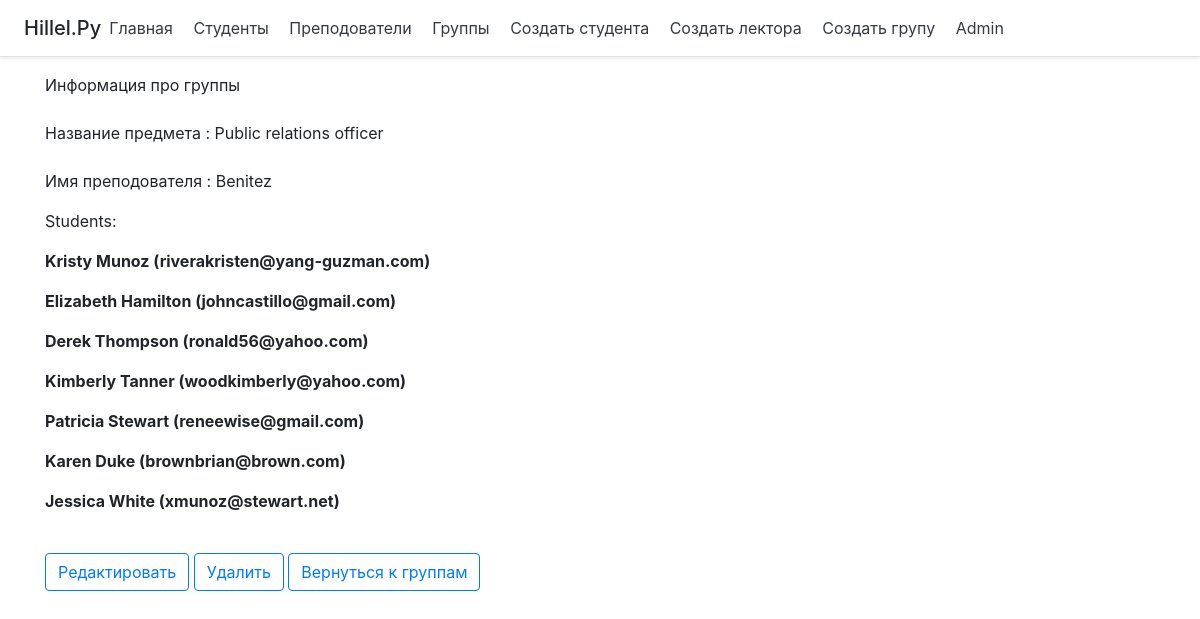
/group/7, run on the app's committed database.
### main/models.py (models this page shows, shortened)
class Group(models.Model):
    group_id = models.AutoField(primary_key=True)
    course = models.CharField('Название предмета', max_length=100)
    students = models.ManyToManyField(Student)
    teacher = models.OneToOneField(Lecturer, on_delete=models.CASCADE)

class Lecturer(models.Model):
    lecturer_id = models.AutoField(primary_key=True)
    first_name = models.CharField('Имя лектора', max_length=100)
    last_name = models.CharField('Фамилия лектора', max_length=100)
    email = models.EmailField(max_length=100)
    def __str__(self):
        return self.last_name

class Student(models.Model):
    student_id = models.AutoField(primary_key=True)
    first_name = models.CharField('Имя студента', max_length=100)
    last_name = models.CharField('Фамилия студента', max_length=100)
    email = models.EmailField(max_length=250)

### main/views.py (the view)
# urls.py: path('group/<int:group_id>', views.shows_groups, name='show_group'),
def shows_groups(request, group_id):
    group = get_object_or_404(Group, group_id=group_id)
    return render(request, 'main/showgroup.html', {'group': group})

### main/templates/main/showgroup.html (shortened to what this page needs)
{%extends 'main/base.html'%}
{% block content  %}
Информация про группы
  <div>
        <p>
            <br>Название предмета : {{ group.course }} </br>
            <br>Имя преподователя : {{group.teacher}}<br>
            <p>Students:
            {% for student in group.students.all %}
                <p><b>{{ student.first_name }} {{ student.last_name }} ({{ student.email }})</b>
            {%endfor%}
        </p>
      <br> <a href="{% url 'edit_group' group_id=group.group_id %}">
      <button type="submit" class="btn btn-outline-primary">Редактировать</button></a>
      <a href="{% url 'delete_group' group_id=group.group_id %}">
                    <button type="submit" class="btn btn-outline-primary">Удалить</button>
                </a>
      <a href="{% url 'group'  %}">
                    <button type="submit" class="btn btn-outline-primary">Вернуться к группам</button>
                </a>
    </div>
{% endblock %}

### data on the page
Group: course "Public relations officer", teacher "Benitez"
Student: first_name "Kristy", last_name "Munoz", email "riverakristen@yang-guzman.com"
Student: first_name "Elizabeth", last_name "Hamilton", email "johncastillo@gmail.com"
Student: first_name "Derek", last_name "Thompson", email "ronald56@yahoo.com"
Student: first_name "Kimberly", last_name "Tanner", email "woodkimberly@yahoo.com"
Student: first_name "Patricia", last_name "Stewart", email "reneewise@gmail.com"
Student: first_name "Karen", last_name "Duke", email "brownbrian@brown.com"
Student: first_name "Jessica", last_name "White", email "xmunoz@stewart.net"
